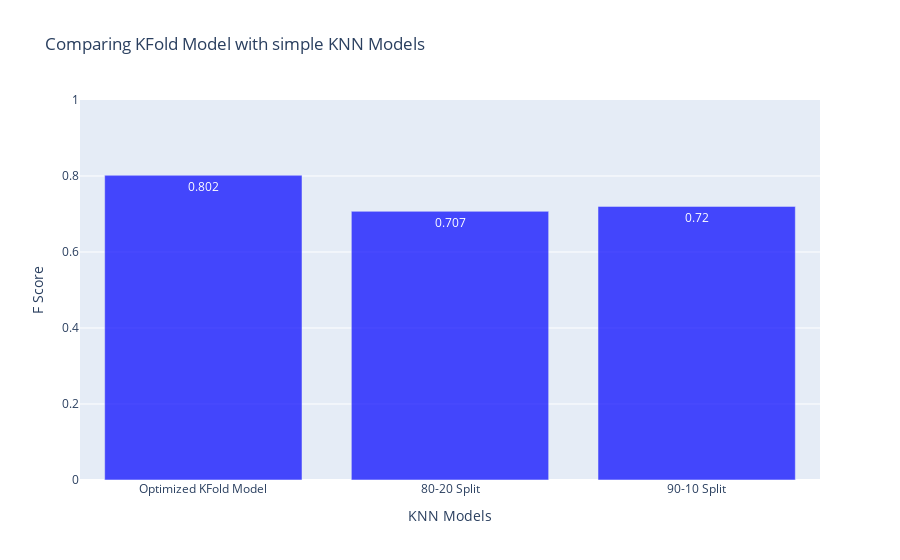

Notebook cell for this chart:
### Code cell
knn8020_correct= np.zeros(150)

knn_clf8020 = KNeighborsClassifier(n_neighbors=5)
knn_clf8020.fit(variables_train8020, class_train8020)

for i in range(len(knn8020_correct)):
    knn8020_correct[i] = class_test8020.to_numpy()[i]

knn8020_predicted = knn_clf8020.predict(variables_test8020)

knn9010_correct= np.zeros(75)

knn_clf9010 = KNeighborsClassifier(n_neighbors=5)
knn_clf9010.fit(variables_train9010, class_train9010)

for i in range(len(knn9010_correct)):
    knn9010_correct[i] = class_test9010.to_numpy()[i]

knn9010_predicted = knn_clf9010.predict(variables_test9010)

score_comparison = [['Optimized KFold Model', '80-20 Split', '90-10 Split'], [round(mean_score, 3), round(fbeta_score(knn8020_correct, knn8020_predicted,beta=1, average='micro'), 3), round(fbeta_score(knn9010_correct, knn9010_predicted,beta=1, average='micro'), 3)],]

kfold_fig = go.Figure(data=[
    go.Bar(
        x=score_comparison[0],
        y=score_comparison[1],
        name='F Score',
        marker=dict(color='blue', opacity=0.7),
         text=score_comparison[1]  
    )
])

kfold_fig.update_layout(
    title='Comparing KFold Model with simple KNN Models',
    xaxis_title='KNN Models',
    yaxis_title='F Score',
    yaxis=dict(range=[0, 1]) 
)

kfold_fig.show()

### Figure 1 — Plotly figure (JSON) as saved in the notebook; plotly's stock layout.template omitted (floating-point values rounded to 4 significant figures)
{"data": [{"marker": {"color": "blue", "opacity": 0.7}, "name": "F Score", "text": ["0.802", "0.707", "0.72"], "type": "bar", "x": ["Optimized KFold Model", "80-20 Split", "90-10 Split"], "y": [0.802, 0.707, 0.72]}], "layout": {"title": {"text": "Comparing KFold Model with simple KNN Models"}, "xaxis": {"title": {"text": "KNN Models"}}, "yaxis": {"range": [0, 1], "title": {"text": "F Score"}}}}
